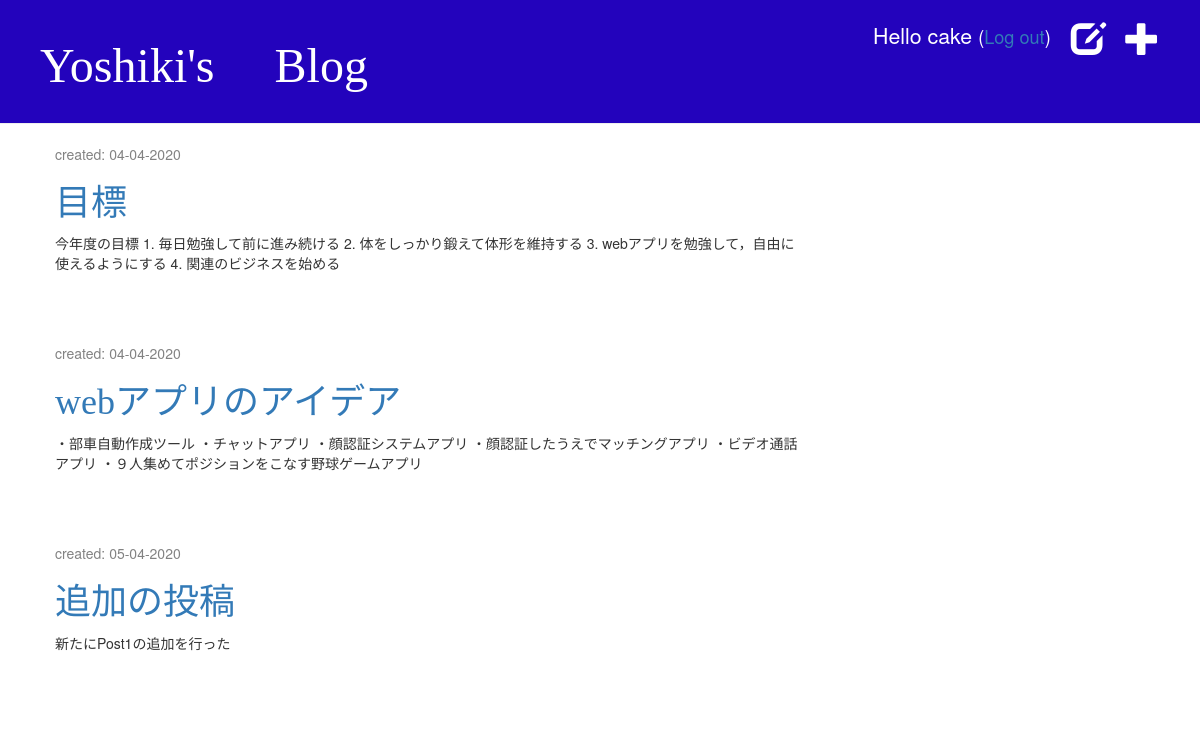
Before: /drafts/ (signed in) with the older database file.
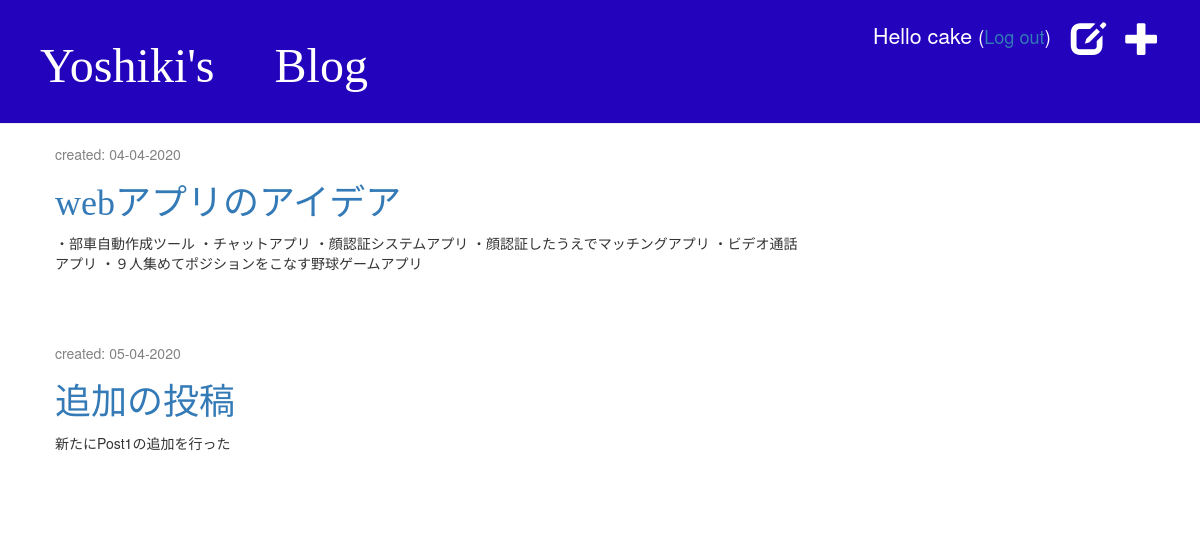
After: the same page with the newer database file.
### blog/models.py (models this page shows, shortened)
class Post(models.Model):
    author = models.ForeignKey(settings.AUTH_USER_MODEL, on_delete=models.CASCADE)
    title = models.CharField(max_length=200)
    text = models.TextField()
    created_date = models.DateTimeField(default=timezone.now)
    published_date = models.DateTimeField(blank=True, null=True)
    views = models.PositiveIntegerField(default=0)

### blog/views.py (the view)
# urls.py: path('drafts/', views.post_draft_list, name='post_draft_list'),
@login_required
def post_draft_list(request):
    posts = Post.objects.filter(published_date__isnull=True).order_by('created_date')
    return render(request, 'blog/post_draft_list.html', {'posts': posts})

### blog/templates/blog/post_draft_list.html
{% extends 'blog/base.html' %}
{% block content %}
    {% for post in posts %}
        <div class="post">
            <p class="date">created: {{ post.created_date|date:'d-m-Y' }}</p>
            <h1><a href="{% url 'post_detail' pk=post.pk %}">{{ post.title }}</a></h1>
            <p>{{ post.text|truncatechars:200 }}</p>
        </div>
    {% endfor %}
{% endblock %}

Changed rows visible on the page:
no longer on this page (row edited): Post: created_date "04-04-2020", title "目標", text "今年度の目標 1. 毎日勉強して前に進み続ける 2. 体をしっかり鍛えて体形を維持する 3. webアプリを勉強して，自由に使えるようにする 4. 関連のビジネスを始める"
